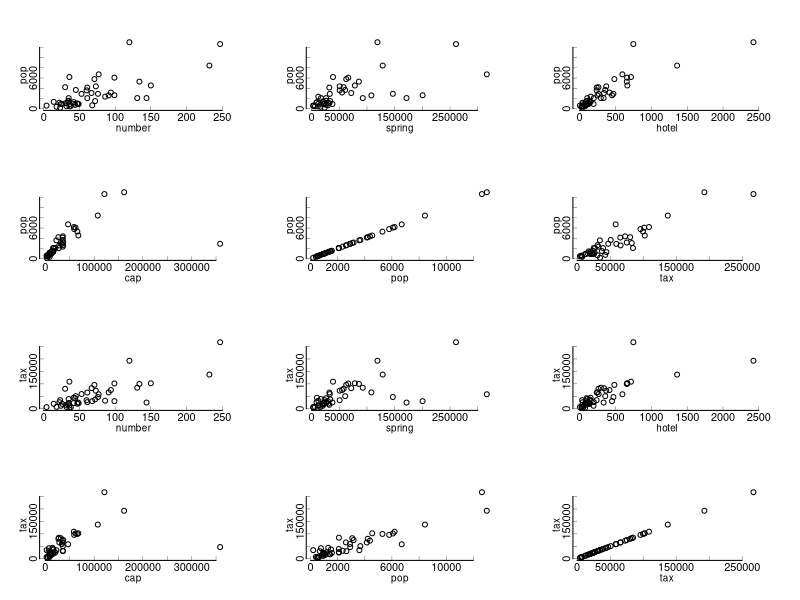

R code for this plot:
library(readxl)
onsendata <- read_excel("onsen.xls")
onsendata <- na.omit(onsendata)
onsendata <- onsendata[-1,]
myname <- c("pre","number","spring","hotel","cap","pop","tax")
names(onsendata) <- myname
# convert chr datatype to numeric
prefecture <- onsendata$pre
onsendata <- as.data.frame(lapply(onsendata[,c("number","spring","hotel","cap","pop","tax")],as.numeric))
onsendata <- cbind(prefecture,onsendata) # combine dataframe
names(onsendata) <- myname

#plot correlation of dependent variables with explanatory variables
dev.off(dev.list()) #close all graphs
par(mar=c(3,3,3,3)) #modify margins
par(mfrow=c(4,3)) #to display 6(5) graph in the same page
par(mgp=c(0,0,0)) #to modify position of axis label
for (y in c("pop","tax")){
  for( x in names(onsendata)[-1]){
    plot(onsendata[,x] , onsendata[,y], xlab = "", ylab = "", bty="n",xaxt="n",yaxt="n")
    axis(side=1,lwd.ticks = 0.3,tcl=0.3) #lwd.tics sets the thickess of axis whisker
    axis(side=2,lwd.ticks = 0.3,tcl=0.3) #tcl controls the length of whisker
    title(ylab=y,line=0.8,cex.lab=0.9)  #line is the distance btw axis and axis label
    title(xlab=x,line=0.8,cex.lab=0.9) #cex.lab controls font size
  }
}

#multi-linear analysis
result_pop <- lm(pop ~ number + spring + hotel + cap, data=onsendata)
summary(result_pop)
result_tax <- lm(pop ~ number + spring + hotel + cap, data=onsendata)
summary(result_tax)
